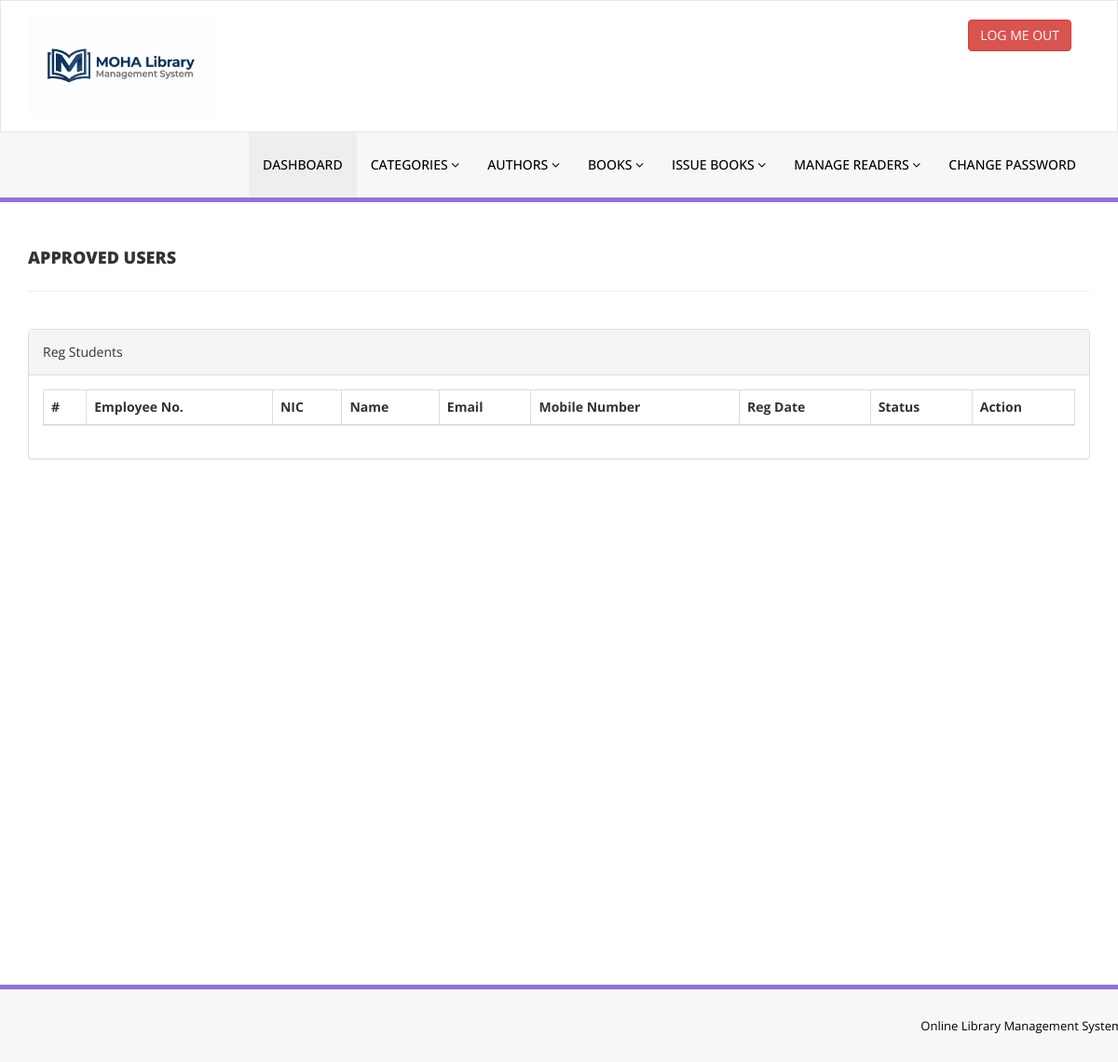
The app's page /admin/reg-users.php (signed in), older data.
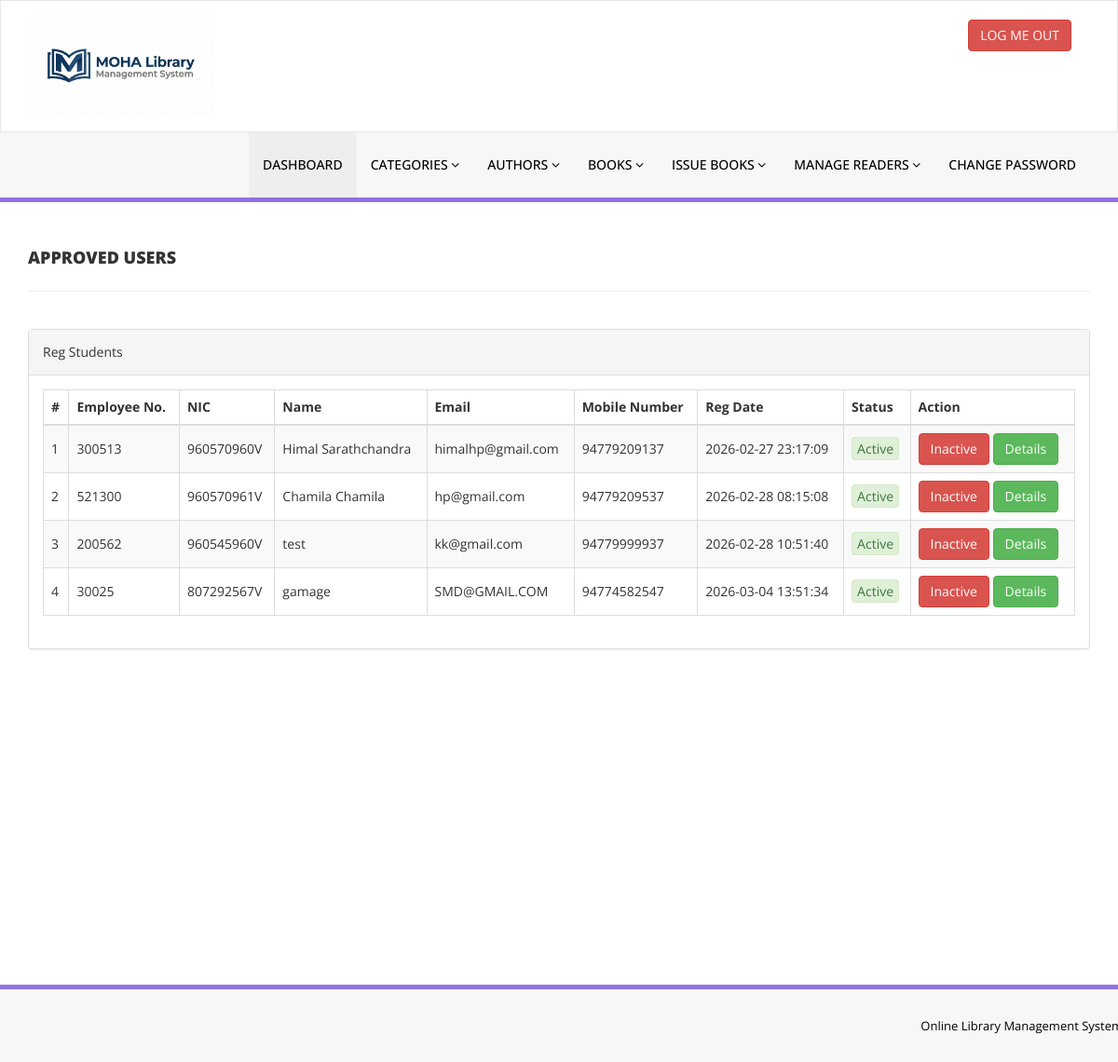
The same page, newer data.
### tables this page shows
CREATE TABLE `tblstudents` (
  `id` int(11) NOT NULL,
  `NIC` varchar(100) DEFAULT NULL,
  `EmpNo` varchar(100) DEFAULT NULL,
  `FullName` varchar(120) DEFAULT NULL,
  `EmailId` varchar(120) DEFAULT NULL,
  `MobileNumber` char(11) DEFAULT NULL,
  `Password` varchar(120) DEFAULT NULL,
  `Status` int(1) DEFAULT NULL,
  `approval` int(1) DEFAULT NULL,
  `RegDate` timestamp NULL DEFAULT current_timestamp(),
  `UpdationDate` timestamp NULL DEFAULT NULL ON UPDATE current_timestamp()
);

### admin/reg-users.php (the view, shortened to what this page needs)
<?php
include('includes/config.php');
if(strlen($_SESSION['alogin'])==0)
    {
header('location:index.php');
}
else{
    ?>
<!DOCTYPE html>
<html xmlns="http://www.w3.org/1999/xhtml">
<head>
    <link href="assets/css/bootstrap.css" rel="stylesheet" />
    <link href="assets/css/font-awesome.css" rel="stylesheet" />
    <link href="assets/js/dataTables/dataTables.bootstrap.css" rel="stylesheet" />
    <link href="assets/css/style.css" rel="stylesheet" />
</head>
<body>
<?php include('includes/header.php');?>
    <div class="content-wrapper">
         <div class="container">
        <div class="row pad-botm">
            <div class="col-md-12">
                <h4 class="header-line">Approved Users</h4>
    </div>
        </div>
            <div class="row">
                <div class="col-md-12">
                    <div class="panel panel-default">
                        <div class="panel-heading">
                          Reg Students
                        </div>
                        <div class="panel-body">
                            <div class="table-responsive">
                                <table class="table table-striped table-bordered table-hover" id="dataTables-example">
                                    <thead>
                                        <tr>
                                            <th>#</th>
                                            <th>Employee No.</th>
                                            <th>NIC</th>
                                            <th>Name</th>
                                            <th>Email</th>
                                            <th>Mobile Number</th>
                                            <th>Reg Date</th>
                                            <th>Status</th>
                                            <th>Action</th>
                                        </tr>
                                    </thead>
                                    <tbody>
<?php $sql = "SELECT * from tblstudents where `Approval` = 1 ORDER BY `Status` ASC;";
$query = $dbh -> prepare($sql);
$query->execute();
$results=$query->fetchAll(PDO::FETCH_OBJ);
$cnt=1;
if($query->rowCount() > 0)
{
foreach($results as $result)
{               ?>
                                        <tr class="odd gradeX">
                                            <td class="center"><?php echo htmlentities($cnt);?></td>
                                            <td class="center"><?php echo htmlentities($result->EmpNo);?></td>
                                            <td class="center"><?php echo htmlentities($result->NIC);?></td>
                                            <td class="center"><?php echo htmlentities($result->FullName);?></td>
                                            <td class="center"><?php echo htmlentities($result->EmailId);?></td>
                                            <td class="center"><?php echo htmlentities($result->MobileNumber);?></td>
                                             <td class="center"><?php echo htmlentities($result->RegDate);?></td>
                                            <td class="center"><?php if($result->Status==1)
                                            {
                                                echo ("<span style='padding: 2px 5px;' class='alert alert-success' role='alert'>Active</span>");
                                            } else {
                                                echo ("<span style='padding: 2px 5px;' class='alert alert-danger' role='alert'>Blocked</span>");
                                            }
                                            ?></td>
                                            <td class="center">
<?php if($result->Status==1)
 {?>
<a href="reg-users.php?inid=<?php echo htmlentities($result->id);?>" onclick="return confirm('Are you sure you want to block this user?');" >  <button class="btn btn-danger"> Inactive</button>
<?php } else {?>
<a href="reg-users.php?id=<?php echo htmlentities($result->id);?>" onclick="return confirm('Are you sure you want to active this user?');"><button class="btn btn-primary"> Active</button>
                                            <?php } ?>
<a href="user-history.php?NIC=<?php echo htmlentities($result->NIC);?>"><button class="btn btn-success"> Details</button>
                                            </td>
                                        </tr>
 <?php $cnt=$cnt+1;}} ?>
                                    </tbody>
                                </table>
                            </div>
                        </div>
                    </div>
                </div>
            </div>
    </div>
    </div>
  <?php include('includes/footer.php');?>
</body>
</html>
<?php } ?>

Row changes from the older to the newer data that the page shows:
added tblstudents: EmpNo "300513", NIC "960570960V", FullName "Himal Sarathchandra", EmailId "himalhp@gmail.com", MobileNumber "94779209137", RegDate "2026-02-27 23:17:09", Status "Active"
added tblstudents: EmpNo "521300", NIC "960570961V", FullName "Chamila Chamila", EmailId "hp@gmail.com", MobileNumber "94779209537", RegDate "2026-02-28 08:15:08", Status "Active"
added tblstudents: EmpNo "200562", NIC "960545960V", FullName "test", EmailId "kk@gmail.com", MobileNumber "94779999937", RegDate "2026-02-28 10:51:40", Status "Active"
added tblstudents: EmpNo "30025", NIC "807292567V", FullName "gamage", EmailId "SMD@GMAIL.COM", MobileNumber "94774582547", RegDate "2026-03-04 13:51:34", Status "Active"
